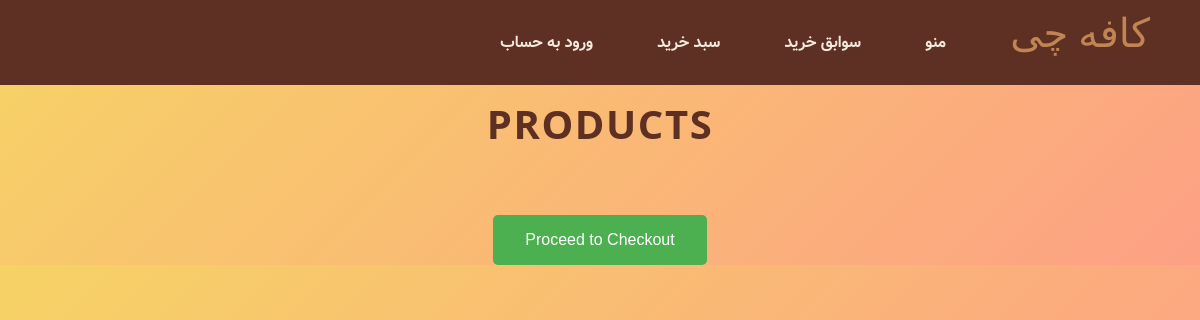
Before: /products/IC/ with the older database file.
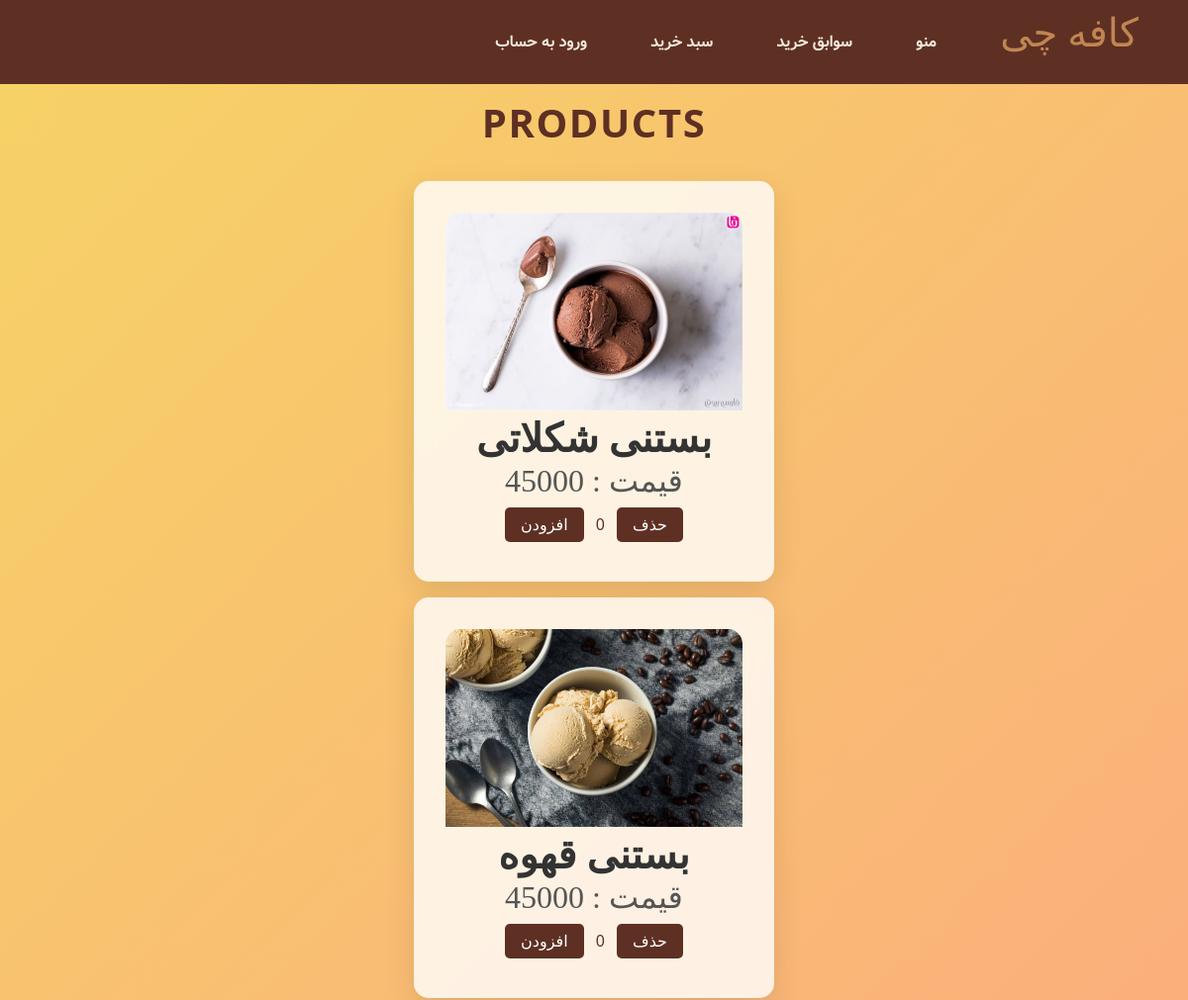
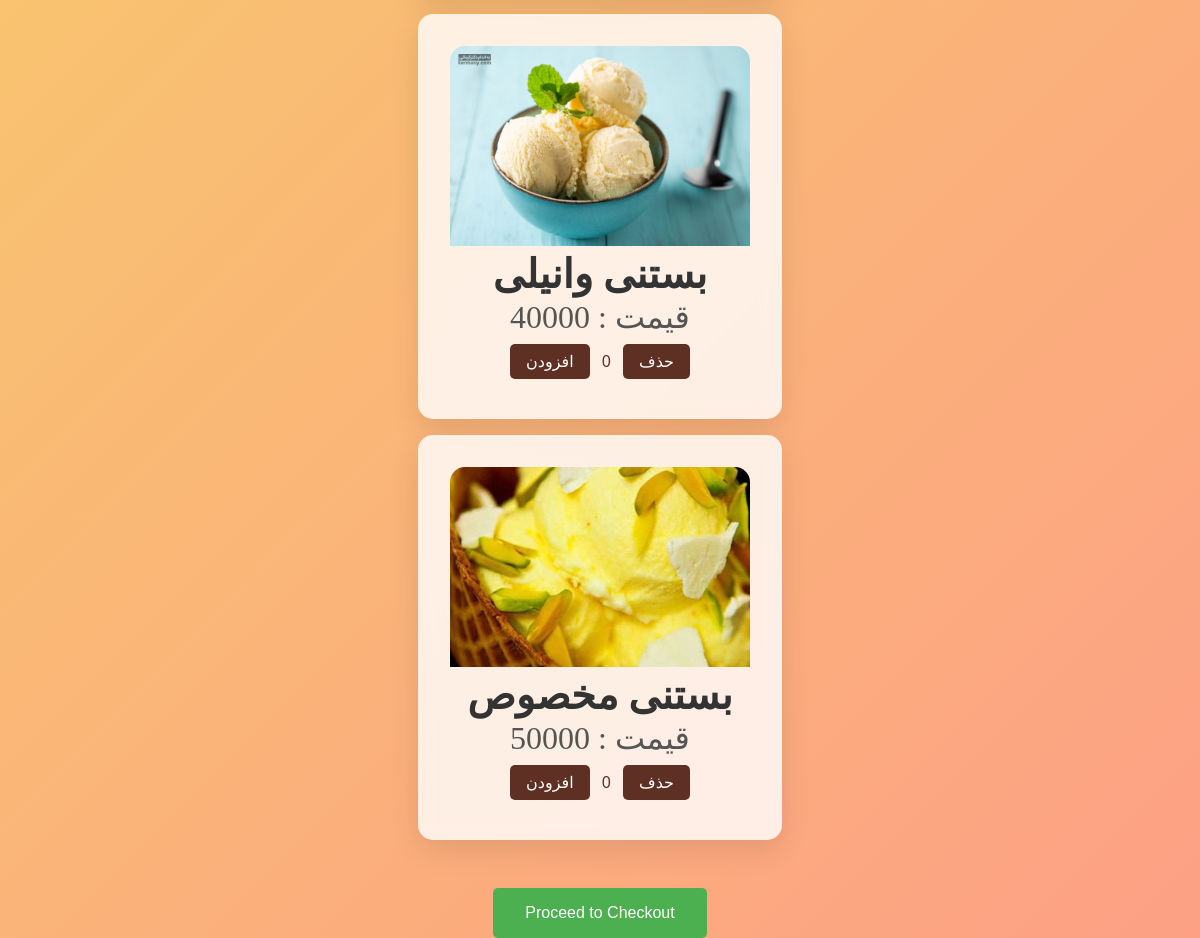
After: the same page with the newer database file (2 pictures, top to bottom).
### main/models.py (models this page shows, shortened)
class Product(models.Model):
    HOT_DRINK = 'HOT DRINK'
    COLD_DRINK = 'COLD DRINK'
    CAKE = 'CAKE'
    ICE_CREAM = 'ICE CREAM'
    PRODUCT_CHOICES = [
        (HOT_DRINK, 'Hot Drink'),
        (COLD_DRINK, 'Cold Drink'),
        (CAKE, 'Cake'),
        (ICE_CREAM,'Ice Cream')
    ]
    id = models.AutoField(primary_key=True)
    name = models.CharField(max_length=255)
    sugar = models.IntegerField(validators=[max_integer_validator],default=0)
    Coffee = models.IntegerField(validators=[max_integer_validator],default=0)
    Flour = models.IntegerField(validators=[max_integer_validator],default=0)
    Chocolate = models.IntegerField(validators=[max_integer_validator],default=0)
    milk = models.IntegerField(validators=[max_integer_validator],default=0)
    vertical = models.CharField(max_length=10,choices=PRODUCT_CHOICES,default=HOT_DRINK)
    price = models.IntegerField(validators=[max_integer_validator],default=0)
    image = models.ImageField(upload_to='product_images',blank=True,null=True)
    sales_count = models.PositiveIntegerField(default=0,editable=False)

### main/views.py (the view)
# urls.py: path('products/<str:vertical>/', product_list_view, name='product_list'),
def product_list_view(request, vertical):
    products = Product.objects.filter(vertical=vertical)
    return render(request, 'product_list.html', {'products': products, 'vertical': vertical})

### templates/product_list.html (shortened to what this page needs)
<!DOCTYPE html>
<html lang="en">
<head>
    {% include "includes/base.html" %}
    <h2>Products</h2>
</head>
<body>
    {% load custom_filters %}
    {% for product in products %}
    <div class="product" data-id="{{ product.id }}" data-price="{{ product.price }}">
        <img src="{{ product.image.url }}" alt="{{ product.name }}" style="width:100%; border-radius: 15px 15px 0 0; max-height: 200px; object-fit: cover;">
        <h3>{{ product.name }}</h3>
        <p> {{ product.price }} : قیمت</p>
        <button class="add">افزودن</button>
        <span class="quantity" id="quantity-{{ product.id }}">0</span>
        <button class="remove">حذف</button>
    </div>
    {% endfor %}
    <form id="checkout-form" action="{% url 'checkout' %}" method="POST">
        <button type="submit">Proceed to Checkout</button>
    </form>
</body>
</html>

Changed rows visible on the page:
added Product: image (picture), name "بستنی شکلاتی", price "45000"
added Product: image (picture), name "بستنی قهوه", price "45000"
added Product: image (picture), name "بستنی وانیلی", price "40000"
added Product: image (picture), name "بستنی مخصوص", price "50000"
